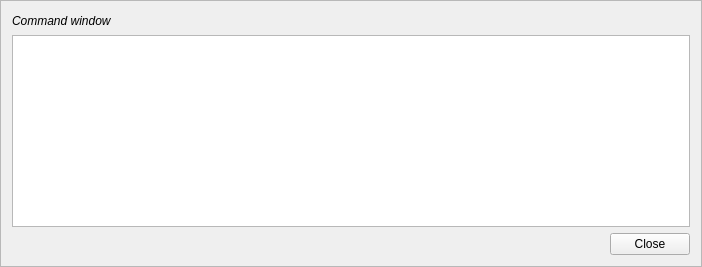
        <widget class="QFrame" name="frame_debug">
         <property name="styleSheet">
          <string notr="true"/>
         </property>
         <property name="frameShape">
          <enum>QFrame::StyledPanel</enum>
         </property>
         <property name="frameShadow">
          <enum>QFrame::Raised</enum>
         </property>
         <layout class="QVBoxLayout" name="verticalLayout_3">
          <item>
           <layout class="QVBoxLayout" name="verticalLayout">
            <item>
             <layout class="QHBoxLayout" name="horizontalLayout_5">
              <item>
               <widget class="QLabel" name="label_3">
                <property name="font">
                 <font>
                  <italic>true</italic>
                 </font>
                </property>
                <property name="text">
                 <string>Command window</string>
                </property>
               </widget>
              </item>
              <item>
               <spacer name="horizontalSpacer_4">
                <property name="orientation">
                 <enum>Qt::Horizontal</enum>
                </property>
                <property name="sizeHint" stdset="0">
                 <size>
                  <width>578</width>
                  <height>17</height>
                 </size>
                </property>
               </spacer>
              </item>
             </layout>
            </item>
            <item>
             <widget class="QTextEdit" name="message_win">
              <property name="styleSheet">
               <string notr="true"/>
              </property>
             </widget>
            </item>
            <item>
             <layout class="QHBoxLayout" name="horizontalLayout">
              <item>
               <spacer name="horizontalSpacer_2">
                <property name="orientation">
                 <enum>Qt::Horizontal</enum>
                </property>
                <property name="sizeHint" stdset="0">
                 <size>
                  <width>548</width>
                  <height>20</height>
                 </size>
                </property>
               </spacer>
              </item>
              <item>
               <widget class="QDialogButtonBox" name="buttonBox_close">
                <property name="toolTip">
                 <string>Close the application</string>
                </property>
                <property name="styleSheet">
                 <string notr="true"/>
                </property>
                <property name="standardButtons">
                 <set>QDialogButtonBox::Close</set>
                </property>
               </widget>
              </item>
             </layout>
            </item>
           </layout>
          </item>
         </layout>
        </widget>
